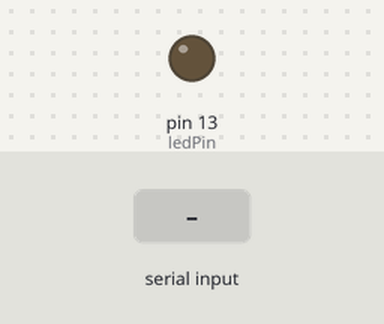
Recording of a sketch running on a simulated Arduino Uno, built with avr-gcc and run on an emulated ATmega328P. On the bench: output pins drawn as LEDs (lit = HIGH). The test bench sets the inputs (shaded band).

Above: at 1.2 s.
1.3 s: byte 1 (1) received over Serial
At 2.5 s:
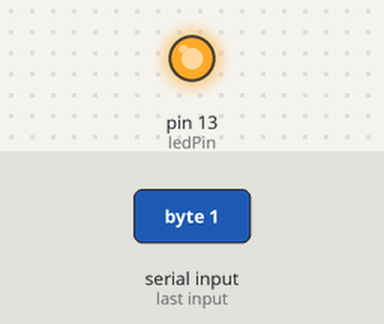
Timing chart, 0 to 4.3 s (numbered marks = the images above; inputs shaded):
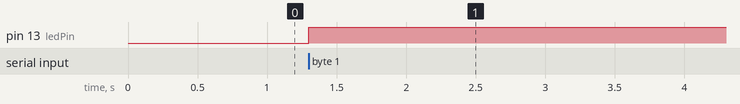

Measured:
- after the input at 1.3 s, pin 13 (ledPin): LOW → HIGH at once

The sketch:

ArduinoSketch.ino.ino
```cpp
#define ledPin 13
int state = 0;
void setup() {
  pinMode(ledPin, OUTPUT);
  digitalWrite(ledPin, LOW);
  Serial.begin(38400); // Default communication rate of the Bluetooth module
}
void loop() {
  while(Serial.available() > 0){ // Checks whether data is comming from the serial port
    state = Serial.read(); // Reads the data from the serial port

 if (state == 0) {
  digitalWrite(ledPin, LOW); // Turn LED OFF
  state = 0;
 }
 else if (state == 1) {
  digitalWrite(ledPin, HIGH);
  state = 0;
  }
 }
}
```
